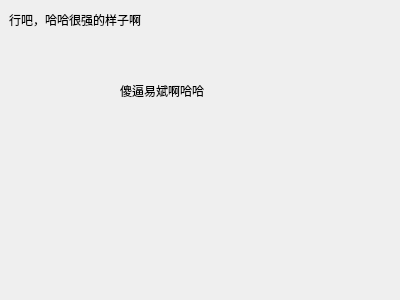
<?xml version="1.0" encoding="UTF-8"?>
<ui version="4.0">
 <class>HelloDialog</class>
 <widget class="QDialog" name="HelloDialog">
  <property name="geometry">
   <rect>
    <x>0</x>
    <y>0</y>
    <width>400</width>
    <height>300</height>
   </rect>
  </property>
  <property name="windowTitle">
   <string>HelloDialog</string>
  </property>
  <widget class="QLabel" name="label">
   <property name="geometry">
    <rect>
     <x>120</x>
     <y>80</y>
     <width>91</width>
     <height>21</height>
    </rect>
   </property>
   <property name="text">
    <string>傻逼易斌啊哈哈</string>
   </property>
  </widget>
  <widget class="QLabel" name="label_2">
   <property name="geometry">
    <rect>
     <x>9</x>
     <y>9</y>
     <width>143</width>
     <height>21</height>
    </rect>
   </property>
   <property name="text">
    <string>行吧，哈哈很强的样子啊</string>
   </property>
  </widget>
 </widget>
 <layoutdefault spacing="6" margin="11"/>
 <resources/>
 <connections/>
</ui>
